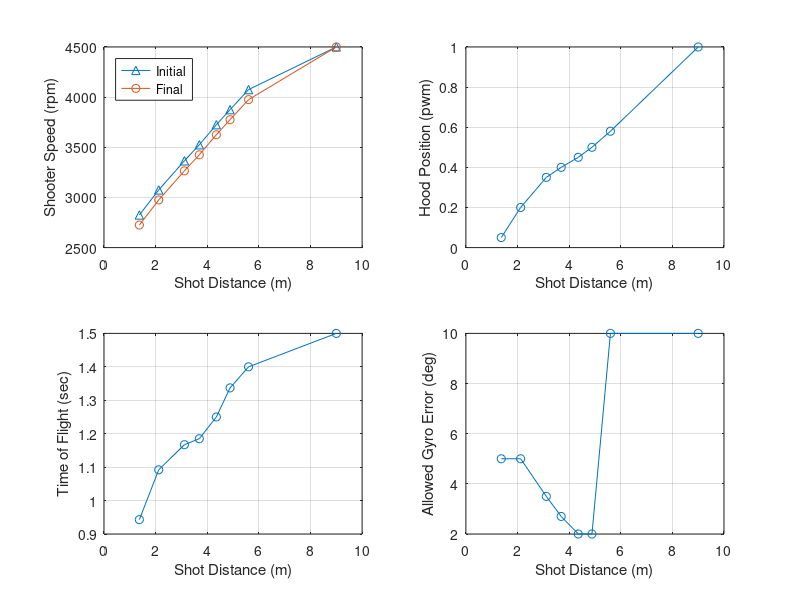

Write MATLAB code to recreate this figure.
%% Output Overrides
TEST_Output_Override_Flag = 0;
TEST_Transfer_Motor_DC_OV = 0;
TEST_Feeder_Motor_DC_OV = 0;
TEST_Desired_Shooter_Speed_OV = 0;
TEST_Desired_Shooter_FF_DC_OV = 0;
TEST_Desired_Hood_Enable_OV = 0;
TEST_Desired_Hood_Pos_OV = 0.05;
TEST_Intake_Arm_Motor_DC_OV = 0;
TEST_Intake_Roller_Motor_DC_OV = 0;

%% Field Element Position Data
Field_BlueAllianceZoneX = 182.11*0.0254;             % Meters
Field_RedAllianceZoneX  = (651.22-182.11)*0.0254;    % Meters
Field_Blue_Hub_X        = 182.11*0.0254;             % Meters
Field_Hub_Y             = 158.84*0.0254;             % Meters
Field_Red_Hub_X         = (651.22-182.11)*0.0254;    % Meters
Field_Pass_Y_Top        = (317.69-(96))*0.0254;
Field_Pass_Y_Bottom     = (96)*0.0254;
Field_Blue_Pass_X       = (156.61/2)*0.0254;
Field_Red_Pass_X        = (651.22-((156.61/2)))*0.0254;
Blue_Hub_LeftX = 5.1717;
Blue_Hub_RightX = 5.1717;
Blue_Hub_RightY = 4.548;
Blue_Hub_LeftY = 3.354;
Red_Hub_LeftX = 11.369;
Red_Hub_RightX = 11.369;
Red_Hub_RightY = 3.354;
Red_Hub_LeftY = 4.548;
Field_Width = 317.69 * 0.0254;
Field_Length = 691.22 * 0.0254;
Field_Length_Half = (Field_Length)/2;
%% Shooting Control Data
% Targets
Rebuilt_Transfer_Minimum_Factor = 0.8;
Rebuilt_Target_Transfer_Speed = 4000;   % rpm
Rebuilt_Negative_Feeder_Speed = -3000;  % this was -1000 with a 1:1 gear ratio
Rebuilt_Target_Feeder_Speed = 3*Rebuilt_Target_Transfer_Speed*0.84;  % rpm
% The 3 factor is for the 3:1 gear box.
% The 0.84 factor sets feeder belt linear speed to match transfer wheel surface linear speed
% Assumes 4 inch diameter transfer wheels and 24 tooth pulleys driving the belts

Rebuilt_Shot_Init_Time = 0.4; % Seconds

% Condition Checks
Rebuilt_Shoot_Robot_Velocity_Max = 1.7;   % meter/second
Rebuilt_Shoot_Motor_Max_Error = 100;    % rpm
Rebuilt_Shoot_Hood_Pos_Max_Error = 0.03;    % pwm position
Feeder_Max_Pulsetime = 1000; % seconds

% Check if Hub is Active for Scoring
Rebuilt_Match_Time_Transition  = 10; 
Rebuilt_Match_Time_Shift_1  = 35; 
Rebuilt_Match_Time_Shift_2  = 60; 
Rebuilt_Match_Time_Shift_3  = 85;
Rebuilt_Match_Time_Shift_4  = 110;
Rebuilt_Match_Time_Auto_Timer  = 30;
Rebuilt_Match_Time_Shift_Timer  = 25;
Rebuilt_Match_Time_End_Game_Timer = 30; 
Rebuilt_Match_Time_Shoot_Early = 2;

% Iteration error target threshold
Rebuilt_Shoot_Target_Error_Thresh = 0.1;    % Meters

Rebuilt_Des_Gyro_Shoot_Offset = 0;  % Degrees

% Distance (m)
Rebuilt_Shoot_Dist_0 = 1.370;
Rebuilt_Shoot_Dist_1 = 2.120;
Rebuilt_Shoot_Dist_2 = 3.115;
Rebuilt_Shoot_Dist_3 = 3.692;
Rebuilt_Shoot_Dist_4 = 4.353;
Rebuilt_Shoot_Dist_5 = 4.884;
Rebuilt_Shoot_Dist_6 = 5.6;
Rebuilt_Shoot_Dist_7 = 9.0;

% Desired_Shooter_Motor_Speed (rpm)
Rebuilt_Shoot_Shooter_Spd_0 = 2725;
Rebuilt_Shoot_Shooter_Spd_1 = 2975;
Rebuilt_Shoot_Shooter_Spd_2 = 3265;
Rebuilt_Shoot_Shooter_Spd_3 = 3425;
Rebuilt_Shoot_Shooter_Spd_4 = 3625;
Rebuilt_Shoot_Shooter_Spd_5 = 3775;
Rebuilt_Shoot_Shooter_Spd_6 = 3975;
Rebuilt_Shoot_Shooter_Spd_7 = 4500;

delta = 100;
% Desired_Shooter_Motor_Speed Init (rpm)
Rebuilt_Shoot_Shooter_Spd_I_0 = Rebuilt_Shoot_Shooter_Spd_0+delta;
Rebuilt_Shoot_Shooter_Spd_I_1 = Rebuilt_Shoot_Shooter_Spd_1+delta;
Rebuilt_Shoot_Shooter_Spd_I_2 = Rebuilt_Shoot_Shooter_Spd_2+delta;
Rebuilt_Shoot_Shooter_Spd_I_3 = Rebuilt_Shoot_Shooter_Spd_3+delta;
Rebuilt_Shoot_Shooter_Spd_I_4 = Rebuilt_Shoot_Shooter_Spd_4+delta;
Rebuilt_Shoot_Shooter_Spd_I_5 = Rebuilt_Shoot_Shooter_Spd_5+delta;
Rebuilt_Shoot_Shooter_Spd_I_6 = Rebuilt_Shoot_Shooter_Spd_6+delta;
Rebuilt_Shoot_Shooter_Spd_I_7 = Rebuilt_Shoot_Shooter_Spd_7;
clear delta

% Desired Hood Position (pwm)
Rebuilt_Shoot_Hood_Pos_0 = 0.05;
Rebuilt_Shoot_Hood_Pos_1 = 0.20;
Rebuilt_Shoot_Hood_Pos_2 = 0.35;
Rebuilt_Shoot_Hood_Pos_3 = 0.4;
Rebuilt_Shoot_Hood_Pos_4 = 0.45;
Rebuilt_Shoot_Hood_Pos_5 = 0.5;
Rebuilt_Shoot_Hood_Pos_6 = 0.58;
Rebuilt_Shoot_Hood_Pos_7 = 1;

% Time of Flight (sec)
Rebuilt_Shoot_TOF_0 = 0.943;
Rebuilt_Shoot_TOF_1 = 1.092;
Rebuilt_Shoot_TOF_2 = 1.167;
Rebuilt_Shoot_TOF_3 = 1.185;
Rebuilt_Shoot_TOF_4 = 1.250;
Rebuilt_Shoot_TOF_5 = 1.337;
Rebuilt_Shoot_TOF_6 = 1.4;
Rebuilt_Shoot_TOF_7 = 1.5;

% Allowed Gyro Error (degrees ... convert to radians in model)
Rebuilt_Shoot_Gyro_Err_0 = 5;
Rebuilt_Shoot_Gyro_Err_1 = 5;
Rebuilt_Shoot_Gyro_Err_2 = 3.5;
Rebuilt_Shoot_Gyro_Err_3 = 2.7;
Rebuilt_Shoot_Gyro_Err_4 = 2;
Rebuilt_Shoot_Gyro_Err_5 = 2;
Rebuilt_Shoot_Gyro_Err_6 = 10;
Rebuilt_Shoot_Gyro_Err_7 = 10;

% PLOT TABLES
    plot_dist     = [Rebuilt_Shoot_Dist_0 Rebuilt_Shoot_Dist_1 Rebuilt_Shoot_Dist_2 Rebuilt_Shoot_Dist_3 Rebuilt_Shoot_Dist_4 Rebuilt_Shoot_Dist_5 Rebuilt_Shoot_Dist_6 Rebuilt_Shoot_Dist_7];
    plot_shooter_i= [Rebuilt_Shoot_Shooter_Spd_I_0 Rebuilt_Shoot_Shooter_Spd_I_1 Rebuilt_Shoot_Shooter_Spd_I_2 Rebuilt_Shoot_Shooter_Spd_I_3 Rebuilt_Shoot_Shooter_Spd_I_4 Rebuilt_Shoot_Shooter_Spd_I_5 Rebuilt_Shoot_Shooter_Spd_I_6 Rebuilt_Shoot_Shooter_Spd_I_7];
    plot_shooter  = [Rebuilt_Shoot_Shooter_Spd_0 Rebuilt_Shoot_Shooter_Spd_1 Rebuilt_Shoot_Shooter_Spd_2 Rebuilt_Shoot_Shooter_Spd_3 Rebuilt_Shoot_Shooter_Spd_4 Rebuilt_Shoot_Shooter_Spd_5 Rebuilt_Shoot_Shooter_Spd_6 Rebuilt_Shoot_Shooter_Spd_7];
    plot_hood     = [Rebuilt_Shoot_Hood_Pos_0 Rebuilt_Shoot_Hood_Pos_1 Rebuilt_Shoot_Hood_Pos_2 Rebuilt_Shoot_Hood_Pos_3 Rebuilt_Shoot_Hood_Pos_4 Rebuilt_Shoot_Hood_Pos_5 Rebuilt_Shoot_Hood_Pos_6 Rebuilt_Shoot_Hood_Pos_7];
    plot_tof      = [Rebuilt_Shoot_TOF_0 Rebuilt_Shoot_TOF_1 Rebuilt_Shoot_TOF_2 Rebuilt_Shoot_TOF_3 Rebuilt_Shoot_TOF_4 Rebuilt_Shoot_TOF_5 Rebuilt_Shoot_TOF_6 Rebuilt_Shoot_TOF_7];
    plot_gyro_err = [Rebuilt_Shoot_Gyro_Err_0 Rebuilt_Shoot_Gyro_Err_1 Rebuilt_Shoot_Gyro_Err_2 Rebuilt_Shoot_Gyro_Err_3 Rebuilt_Shoot_Gyro_Err_4 Rebuilt_Shoot_Gyro_Err_5 Rebuilt_Shoot_Gyro_Err_6 Rebuilt_Shoot_Gyro_Err_7];
    
    figure(1)
    subplot(2,2,1), hold off
    plot(plot_dist,plot_shooter_i,'-^')
    hold on
    plot(plot_dist,plot_shooter,'-o')
    xlabel('Shot Distance (m)')
    ylabel('Shooter Speed (rpm)')
    grid on
    legend('Initial','Final','Location','northwest')
    
    subplot(2,2,2)
    plot(plot_dist,plot_hood,'-o')
    xlabel('Shot Distance (m)')
    ylabel('Hood Position (pwm)')
    grid on
    
    subplot(2,2,3)
    plot(plot_dist,plot_tof,'-o')
    xlabel('Shot Distance (m)')
    ylabel('Time of Flight (sec)')
    grid on
    
    subplot(2,2,4)
    plot(plot_dist,plot_gyro_err,'-o')
    xlabel('Shot Distance (m)')
    ylabel('Allowed Gyro Error (deg)')
    grid on
    
    % need to clear from workspace so not included in code generation
    clear plot_dist plot_shooter plot_hood plot_tof plot_gyro_err

% Control Parameters to Calculate Duty Cycle
Rebuilt_Feeder_Motor_Gain_FF = 1/6048;

Rebuilt_Transfer_Motor_Gain_FF = 1/7854;
Rebuilt_Transfer_Motor_Gain_P = 0.0001;
Rebuilt_Transfer_Motor_Gain_I = 0.001*0.02;
Rebuilt_Transfer_Error_Integral_Enable = 300;

Rebuilt_Shooter_Motor_Gain_FF = 1.5e-4; %1/6048;
% Rebuilt_Shooter_Motor_Gain_P = 0.001;
% Rebuilt_Shooter_Motor_Gain_I = 0.001*0.02;
% Rebuilt_Shooter_Error_Integral_Enable = 300;

% Hood Position Servo Properties
Rebuilt_Hood_Servo_Pos_Min = 0.05;
Rebuilt_Hood_Servo_Pos_Max = 1;
Rebuilt_Hood_Servo_Rate_Limit_Inc = 32/50*0.02;   % no load 32 mm/sec, total stroke 50 mm
Rebuilt_Hood_Servo_Rate_Limit_Dec = -Rebuilt_Hood_Servo_Rate_Limit_Inc;

%% Intake
Rebuilt_Intake_Des_Angle_In = -40;
Rebuilt_Intake_Meas_In_Disable = -20;   % disable motor when angle is less than this value and the desired anle is the in angle
Rebuilt_Intake_Meas_Out_Disable = 80;   % disable motor when angle is more than this value and the desired anle is the out angle
Rebuilt_Intake_Des_Angle_Out = 90;

Rebuilt_Intake_Cycle_Angle_In = -10;
Rebuilt_Intake_Cycle_Angle_Out = 10;

Rebuilt_Intake_RL_Inc =  3;
Rebuilt_Intake_RL_Dec = -3;

Rebuilt_Intake_Arm_Gain_P = 0.008;
Rebuilt_Intake_Arm_Gain_D = 0;

Rebuilt_Roller_Desired_Speed = 4500;
Rebuilt_Roller_Motor_Gain_FF = 1/6048;
Rebuilt_Roller_Motor_Gain_P = 0.0001;
Rebuilt_Roller_Motor_Gain_I = 0.001*0.02;
Rebuilt_Roller_Error_Integral_Enable = 300;
